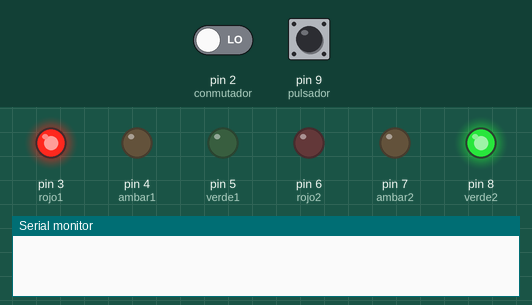
This sketch was run on a simulated Arduino Uno, built with avr-gcc and run on an emulated ATmega328P. Parts: output pins drawn as LEDs (lit = HIGH), the last lines printed to the serial monitor. Inputs (shaded band) come from the test bench; at power-on: pin 2 (conmutador) LOW, pin 9 (pulsador) LOW.

Above: at 1.2 s.
1.3 s: pin 2 (conmutador) driven HIGH
At 3.4 s:
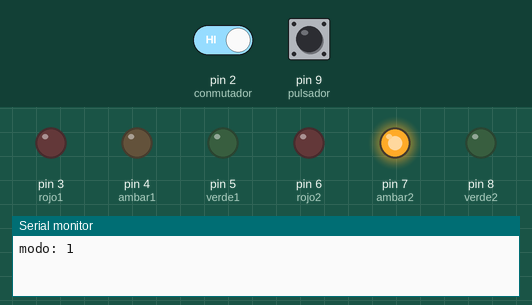
At 4.9 s:
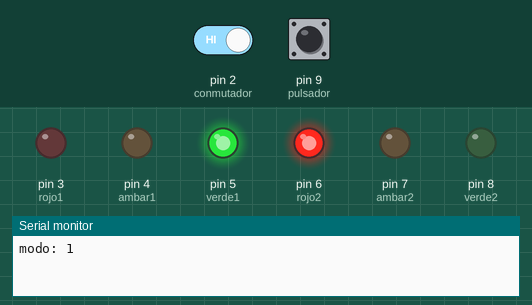
Timing chart, 0 to 8.5 s (numbered marks = the images above; inputs shaded):
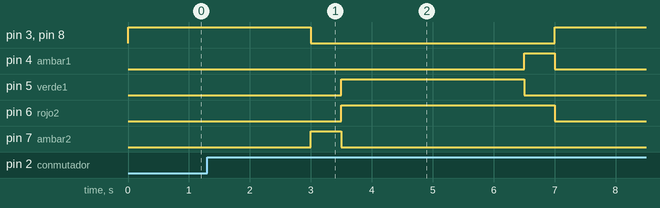

Measured:
- after the input at 1.3 s, pin 5 (verde1): goes on until 6.5 s, then stays LOW; pin 6 (rojo2): goes on until 7.0 s, then stays LOW; pin 7 (ambar2): goes on until 3.5 s, then stays LOW; pin 8 (verde2): goes on until 7.0 s, then stays HIGH

The sketch:

Cruce_de_sem_foros.ino
```cpp
// Declaración de los pines

const int pulsador = 9;   // Pin 9 has an interruptor conected on most arduino board. De nombre pulsador
const int conmutador = 2; // Pin 2 has an interruptor conected on most arduino board. De nombre conmutador
const int rojo1 = 3;    // Pin 3 has an led red conected on most arduino board. De nombre rojo1
const int rojo2 = 6;    // Pin 6 has an led red conected on most arduino board. De nombre rojo2
const int verde1 = 5;   // Pin 5 has an led green conected on most arduino board. De nombre verde1
const int verde2 = 8;   // Pin 8 has an led green conected on most arduino board. De nombre verde2
const int ambar1 = 4;   // Pin 4 has an led orange conected on most arduino board. De nombre ambar1
const int ambar2 = 7;   // Pin 7 has an led orange conected on most arduino board. De nombre ambar2

// Variable que controla el modo actual del software.
int modo = 0;               // Controlar 0-Automatico 1-Manual
int pulmodo = 0;        // modo manual: cambio de semaforos
int buttonState = 0;        // estado del boton conmutador
int pulbuttonState = 0;   // estado del boton pulsador
int cambio=0;       // Bandera para controlar si se ha pulsado el conmutador
              //(Esto hace que al pulsar y soltar el estado no me cambie de 1 a 0)
int pulcambio=0;      // Bandera para controlar si se ha pulsado el pulsador
              //(Esto hace que al pulsar y soltar el estado no me cambie de 1 a 0)

// Inicialización de los pines usados en el software.
void setup() {
  pinMode(rojo1, OUTPUT);   //Inicializo pin rojo1 a salida
  pinMode(rojo2, OUTPUT);   //Inicializo pin rojo2 a salida
  pinMode(verde1, OUTPUT);    //Inicializo pin verde1 a salida
  pinMode(verde2, OUTPUT);    //Inicializo pin verde2 a salida
  pinMode(ambar1, OUTPUT);    //Inicializo pin ambar1 a salida
  pinMode(ambar2, OUTPUT);    //Inicializo pin ambar2 a salida
  pinMode(conmutador, INPUT); //Inicializo pin conmutador a entrada
  pinMode(pulsador, INPUT);   //Inicializo pin pulsador a entrada
  Serial.begin(9600);     // Abrimos el puerto serie, establecemos una velocidad de datos a 9600 bps
}

//Todo lo del bucle se ejecutará sucesivamente de forma infinita
void loop() {
  estado();
    if(modo==0)     // Comprobación de que el modo sea Automático
      temporizador(); // Llamamos a la función temorizador que equivaldria a modo Automático
    else        // Sino accedemos al modo Manual
      manual();     // Llamamos a la función manual

}


// función para el comportamiento por defecto de los semáforos.
// Mientras el pulsador no esté activo se ejecutará este método.
void temporizador(){
    estado();           //Llamamos a función estado

    digitalWrite(rojo1, HIGH);    //encender el led rojo1
    digitalWrite(verde2, HIGH);   //encender el led verde2

    estado();           //Llamamos a función estado

    delay(3000);            //Espera de 3 segundos

    estado();           //Llamamos a función estado

    digitalWrite(verde2, LOW);    //apagar el led verde2
    digitalWrite(ambar2, HIGH);   //encender el led ambar1

    estado();           //Llamamos a función estado

    delay(500);           //Espera de medio segundos

    estado();           //Llamamos a función estado

    digitalWrite(rojo1, LOW);   //apagar el led rojo1
    digitalWrite(verde1, HIGH);   //encender el led verde1
    digitalWrite(ambar2, LOW);    //apagar el led rojo2
    digitalWrite(rojo2, HIGH);    //encender el led rojo2

    estado();           //Llamamos a función estado

    delay(3000);          //Espera de 3 segundos

    estado();           //Llamamos a función estado

    digitalWrite(verde1, LOW);    //apagar el led verde1
    digitalWrite(ambar1, HIGH);   //encender el led ambar1

    estado();           //Llamamos a función estado

    delay(500);           //Espera de medio segundos

    estado();           //Llamamos a función estado

    digitalWrite(ambar1, LOW);    //apagar el led ambar1
    digitalWrite(rojo2, LOW);   //apagar el led rojo2
    digitalWrite(rojo1, HIGH);    //encender el led rojo1
    digitalWrite(verde2, 1);    //encender el led verde2

    estado();           //Llamamos a función estado

    delay(3000);          //Espera de 3 segundos

    estado();           //Llamamos a función estado

}

// modo manual del semáforo.
void manual(){

    pulbuttonState = digitalRead(pulsador);     //Variable que almacena el estador actual del pulsador
    if (pulbuttonState == HIGH && pulcambio == 0) { //Comprobación de que el pulsador esta activo y la bandera del pulsador esta inactiva
      pulcambio=1;                  //La bandera del pulsador pasa a activa
       Serial.println("primero");
     digitalWrite(rojo1, HIGH);   //encender el led rojo1
     digitalWrite(verde2, HIGH);  //encender el led verde2

      delay(3000);            //Espera de 3 segundos

      digitalWrite(verde2, LOW);  //apagar el led verde2
      digitalWrite(ambar2, HIGH); //encender el led ambar2

      delay(500);         //Espera de medio segundos

      digitalWrite(rojo1, LOW);   //apagar el led rojo1
      digitalWrite(verde1, HIGH); //encender el led rojo1
      digitalWrite(ambar2, LOW);  //apagar el led ambar2
      digitalWrite(rojo2, HIGH);  //encender el led rojo2


    } else if(pulbuttonState == HIGH && pulcambio==1){ //Comprobación de que el pulsador esta activo y la bandera del pulsador esta activa
      pulcambio=0;                     //La bandera del pulsador pasa a inactiva

     // delay(3000);            //Espera de 3 segundos
      Serial.println("segundo");
      digitalWrite(verde1, LOW);  //apagar el led verde1
      digitalWrite(ambar1, HIGH); //encender el led ambar1

      delay(500);         //Espera de medio segundos

      digitalWrite(ambar1, LOW);  //apagar el led ambar1
      digitalWrite(rojo2, LOW);   //apagar el led rojo2
      digitalWrite(rojo1, HIGH);  //encender el led rojo1
      digitalWrite(verde2, 1);      //encender el led verde2
    }
}

//Función que devuelve el modo al pulsar el boton derecho( 0 = Automatico; 1 = Manual )
void estado(){
      buttonState = digitalRead(conmutador);    //Variable que almacena el estador actual del conmutador

      if (buttonState == HIGH && cambio == 0) {   //Comprobación de que el conmutador esta activo y la bandera del conmutador esta inactiva
        modo++;                   //Aumentamos el modo
        cambio=1;                 //La bandera del conmutador pasa a activa
        modo=modo%2;                //Limitamos el modulo a que tome valores entre 0 y 1
        Serial.print("modo: ");           //Imprimimos por el serial un string
        Serial.println(modo);           //Imprimimos por el serial el modo en el que nos encontramos
        apagar();                 //Llamamos a la funcion apagar

      } else if(buttonState == LOW && cambio==1){ //Comprobación de que el conmutador esta inactivo y la bandera del conmutador esta activa
        cambio=0;                 //La bandera del conmutador pasa a inactiva

      }

}

//Función para apagar todos los leds
void apagar(){
  digitalWrite(verde1, LOW);  //apagar el led verde1
  digitalWrite(verde2, LOW);  //apagar el led verde2
  digitalWrite(ambar1, LOW);  //apagar el led ambar1
  digitalWrite(ambar2, LOW);  //apagar el led ambar2
  digitalWrite(rojo2, LOW);   //apagar el led rojo2
  digitalWrite(rojo1, LOW);   //apagar el led rojo1
}
```
